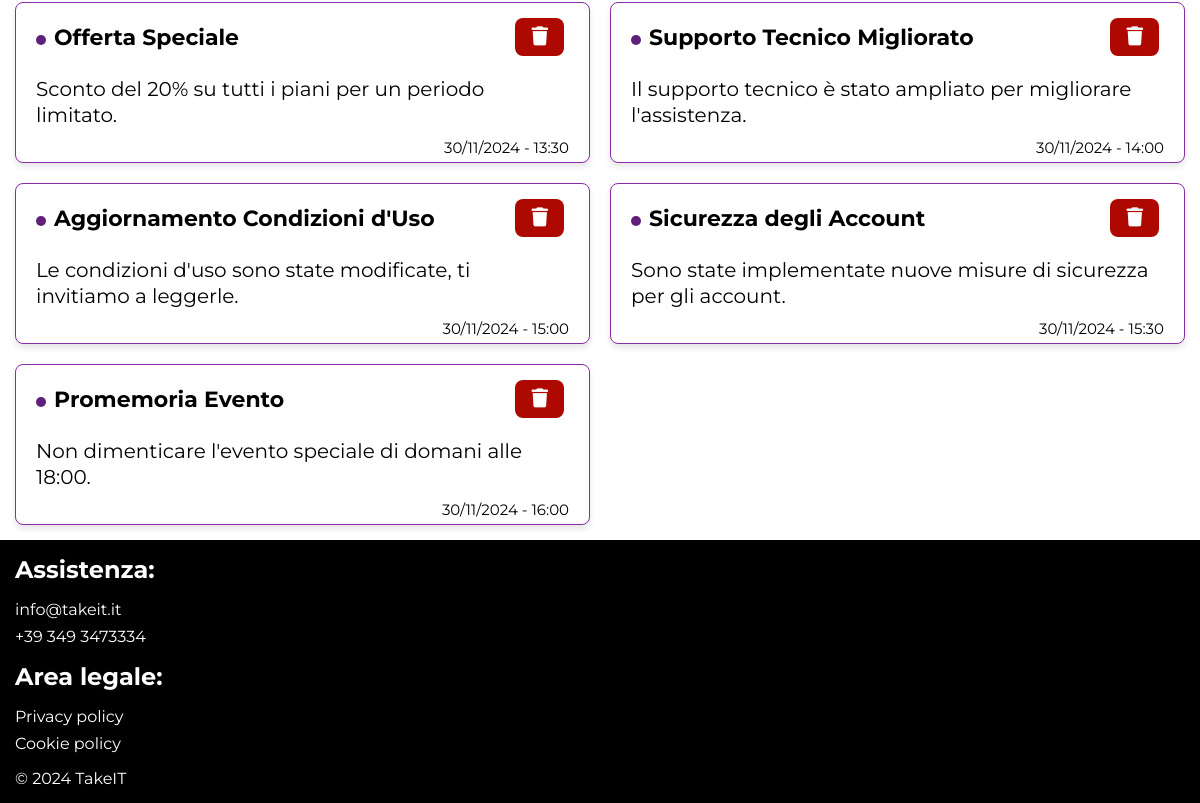
/TakeIT/notifiche.php (signed in, lower part), run on an earlier commit of the app's database.
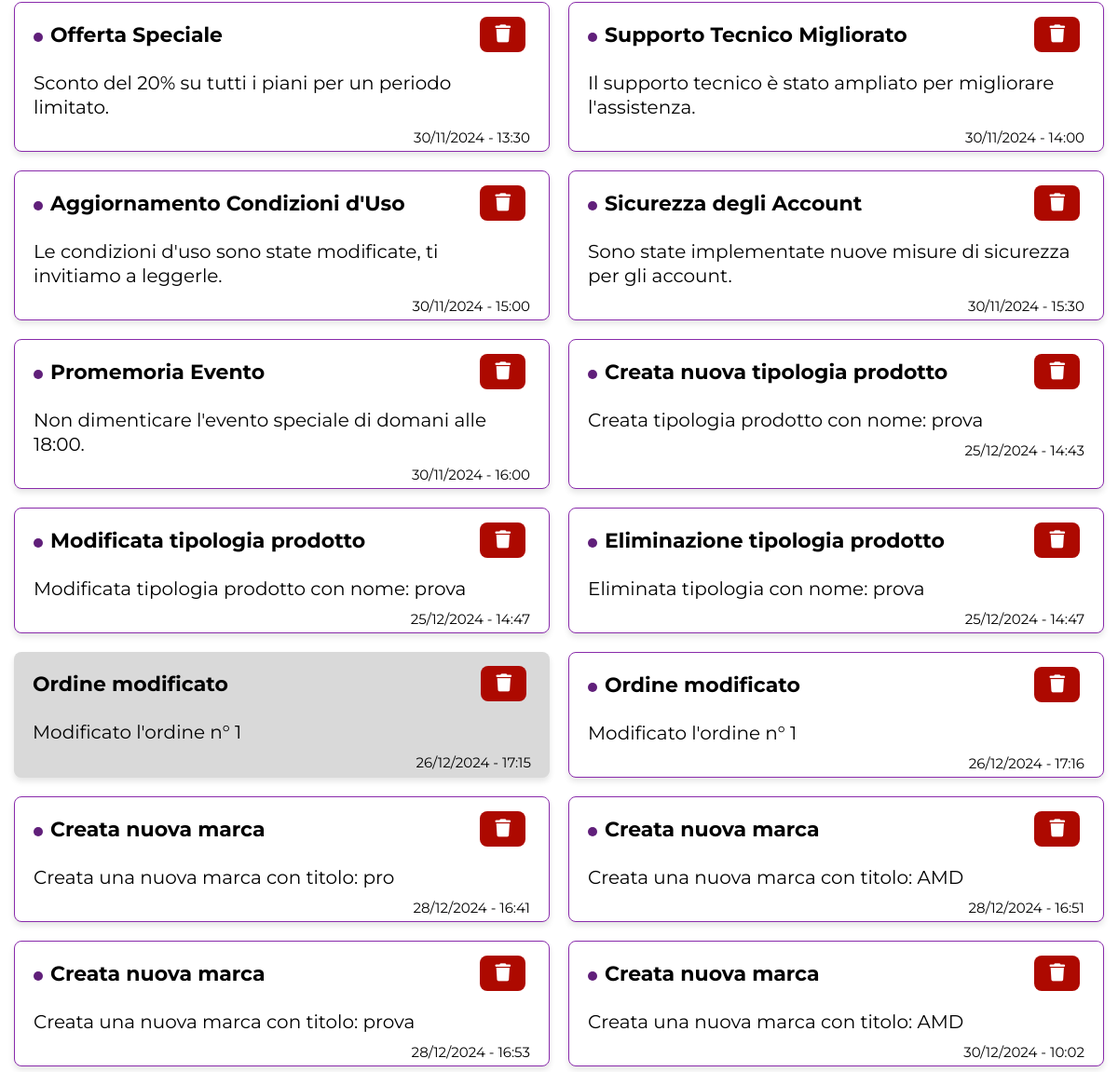
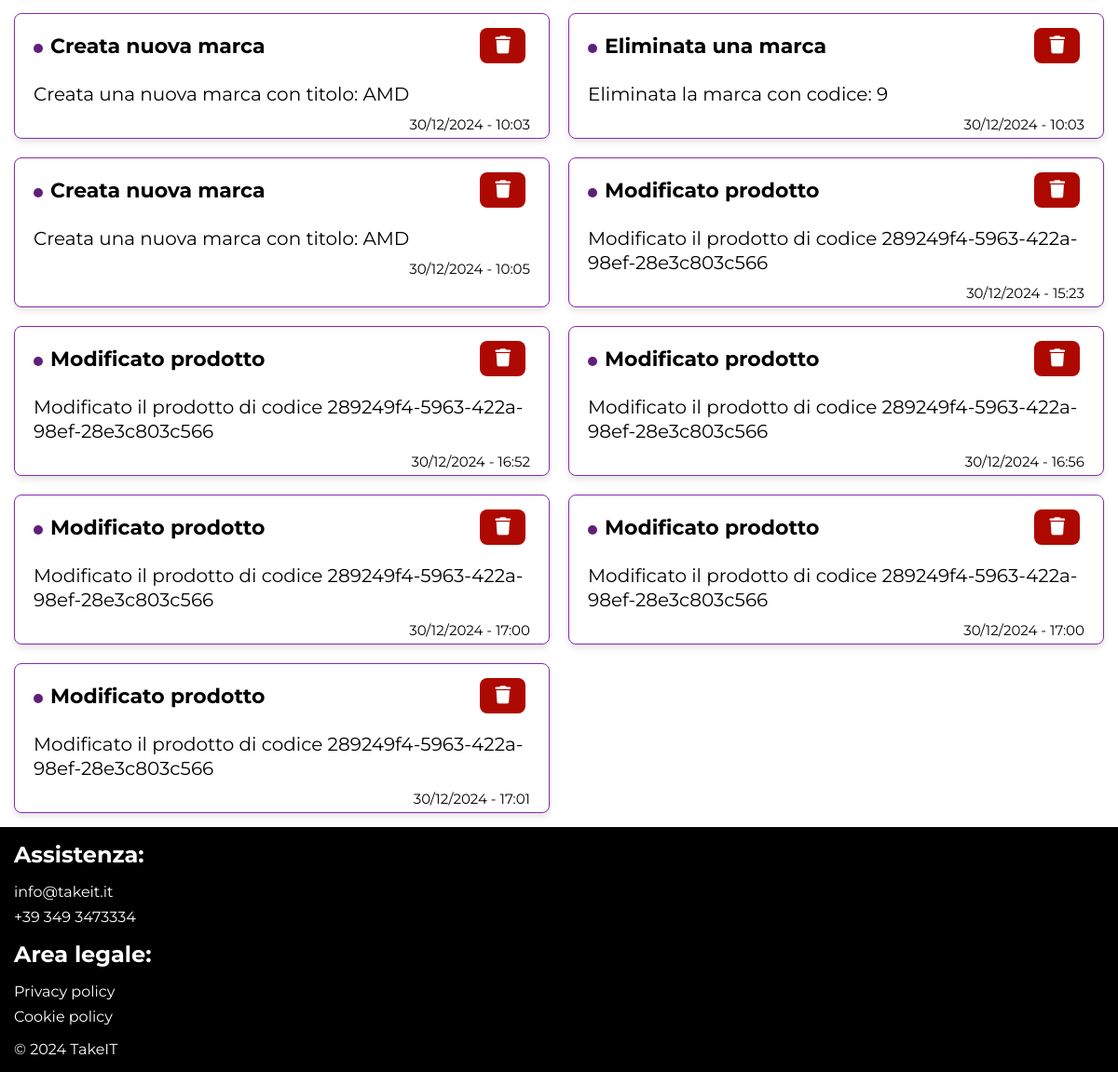
And on a later commit of the database (2 pictures, top to bottom).
### tables this page shows
CREATE TABLE `notifica` (
  `codice` int(11) NOT NULL,
  `titolo` varchar(255) NOT NULL,
  `contenuto` text NOT NULL,
  `letta` tinyint(1) DEFAULT 0,
  `dataOraCreazione` datetime NOT NULL,
  `utenteEmail` varchar(255) NOT NULL,
  `tipologia` varchar(255) NOT NULL
);

### TakeIT/utils/functions.php (called while the page is built, shortened)
<?php
function utenteLoggato(){
    return isset($_SESSION["email"]);
}
?>

### TakeIT/db/database.php (called while the page is built, shortened)
<?php
class DatabaseHelper{
    private $db;
    public function __construct($servername, $username, $password, $dbname){
        $this->db = new mysqli($servername, $username, $password, $dbname);
    }
    public function getNotificheUtente($email_utente){
        $stmt = $this->db->prepare("SELECT * FROM notifica WHERE utenteEmail = ?");
        $stmt->bind_param('s',$email_utente);
        $stmt->execute();
        $result = $stmt->get_result();
        return $result->fetch_all(MYSQLI_ASSOC);
    }
}
?>

### TakeIT/bootstrap.php (called while the page is built, shortened)
<?php
require_once("utils/functions.php");
require_once("db/database.php");
$dbh = new DatabaseHelper("localhost", "root", "Burberino!202021", "ecommerce_tw");
?>

### TakeIT/template/centro-notifiche.php (the view, shortened to what this page needs)
    <?php if(count($templateParams["notifiche"]) == 0): ?>
        <article>
            <p>Non ci sono notifiche</p>
        </article>
    <?php else:
        $notifiche = $templateParams["notifiche"];
        ?>
<section>
    <?php foreach($notifiche as $notifica):
        $contenuto = $notifica["contenuto"];
    ?>
        <article data-codice-notifica="<?php echo $notifica['codice'] ?>" data-notifica-letta="<?php echo $notifica['letta'] ? 'true' : 'false'; ?>" onclick="segnaComeLetta(this)">
            <header>
                <h3><?php echo $notifica["titolo"] ?></h3>
                <button type="button" aria-label="Elimina questa notifica" onclick="eliminaNotifica(<?php echo $notifica['codice']; ?>)">
                    <span aria-hidden="true" class="fa-solid fa-trash"></span>
                </button>
            </header>
            <p>
                <?php echo substr($contenuto, 0, 100); ?>
            </p>
            <footer>
                <time datetime="<?php echo date('c', strtotime($notifica['dataOraCreazione'])); ?>">
                    <?php echo date('d/m/Y - H:i', strtotime($notifica['dataOraCreazione'])); ?>
                </time>
            </footer>
        </article>
    <?php endforeach; ?>
</section>
<?php endif; ?>

### TakeIT/notifiche.php (shortened to what this page needs)
<?php
require_once 'bootstrap.php';
if(utenteLoggato()) {
	$templateParams["titolo"] = "TakeIT - Notifiche";
	$templateParams["nome"] = "centro-notifiche.php";
    $templateParams["css"] = "notifiche.css";
	$templateParams["notifiche"] = $dbh->getNotificheUtente($_SESSION['email']);
	require_once 'template/base.php';
} else {
	header("Location: login.php");
}
?>

### TakeIT/template/base.php (shortened to what this page needs)
<!DOCTYPE html>
<html lang="it" xml:lang="it">
	<head>
		<link rel="stylesheet" type="text/css" href="./css/system.css" />
		<link rel="stylesheet" type="text/css" href="./css/style.css" />
		<?php if(isset($templateParams["css"])): ?>
            <link rel="stylesheet" type="text/css" href="./css/<?php echo $templateParams["css"]; ?>" />
        <?php endif; ?>
	</head>
	<body>
		<main>
			<?php
			if(isset($templateParams["nome"])){
				require($templateParams["nome"]);
			}
			?>
		</main>
		<?php include_once 'footer.php'; ?>
	</body>
</html>

### TakeIT/template/footer.php
<footer>
	<section>
		<h2>Assistenza:</h2>
		<ul>
			<li><a href="mailto:info@takeit.it" aria-label="Email di supporto">info@takeit.it</a></li>
			<li><a href="tel:+393493473334" aria-label="Numero di telefono di supporto">+39 349 3473334</a></li>
		</ul>
	</section>
	<section>
		<h2>Area legale:</h2>
		<ul>
			<li><a href="privacy.php" aria-label="Informativa sulla privacy">Privacy policy</a></li>
			<li><a href="cookie.php" aria-label="Informativa sui cookie">Cookie policy</a></li>
		</ul>
	</section>
	<p>© 2024 TakeIT</p>
</footer>

### TakeIT/css/system.css (style rules this page uses)
:root { --color-primary-300: #892BAB; --color-primary-500: #6E238A; --color-primary-700: #601F7A; --color-error: #AD0900; --color-error-dark: #850700; --color-dark-gray: #B8B8B8; --color-light-gray: #F5F5F5; --color-gray: #D9D9D9; --color-success: #2C6426; --color-success-dark: #255520; }
html { scroll-behavior: smooth; }
body, h1, h2, a, p, input, button { margin: 0; padding: 0; }
body { font-family: "Montserrat", sans-serif; color: #000000; background-color: #ffffff; }
body > footer { text-align: left; padding: 15px; background-color: #000; font-size: 16px; color: #ffffff; }
body > footer ul { list-style: none; padding: 0; margin: 16px 0; }
body > footer h2 { font-size: 24px; }
body > footer ul li { margin: 8px 0; }
body > footer a { text-decoration: none; color: #ffffff; }

### TakeIT/css/style.css (style rules this page uses)
main { background-color: #fff; margin: 15px; box-sizing: border-box; }

### TakeIT/css/notifiche.css (style rules this page uses)
header button { background-color: #FFFFFF; border: 2px solid var(--color-primary-300); color: var(--color-primary-300); padding: 8px 16px; margin: 10px 5px; border-radius: 8px; font-size: 16px; cursor: pointer; transition: all 0.3s ease; font-weight: 600; }
article { background-color: #ffffff; border: 1px solid var(--color-primary-300); border-radius: 8px; margin: 20px 0px; padding: 5px 20px; box-shadow: 0 4px 6px rgba(0, 0, 0, 0.1); }
article > header { display: flex; justify-content: space-between; align-items: center; margin-bottom: 10px; }
article > header > h3 { font-size: 19px; color: #000000; margin: 0; }
article > p { font-size: 16px; color: #000000; margin: 10px 0; line-height: 24px; }
article > footer { display: flex; justify-content: flex-end; font-size: 10px; }
article > header > button { background-color: var(--color-error); border: none; color: #FFFFFF; font-size: 19px; cursor: pointer; transition: transform 0.3s ease; }
article[data-notifica-letta="true"] { background-color: var(--color-gray); border: 0px; color: #000000; }
article[data-notifica-letta="false"] h3::before { content: ''; display: inline-block; width: 10px; height: 10px; background-color: var(--color-primary-700); border-radius: 50%; margin-right: 8px; }
@media (min-width: 768px) { main > section { display: grid; grid-template-columns: repeat(2, 1fr); gap: 20px; } }
@media (min-width: 768px) { article { margin: 0; } }
@media (min-width: 768px) { article > header > h3 { font-size: 22px; } }
@media (min-width: 768px) { article > p { font-size: 20px; line-height: 26px; } }
@media (min-width: 768px) { article > footer { font-size: 15px; } }
@media (min-width: 768px) { header button { font-size: 18px; } }

What changed in the data, as far as the page shows it:
added notifica: titolo "Creata nuova tipologia prodotto", contenuto "Creata tipologia prodotto con nome: prova", dataOraCreazione "25/12/2024 - 14:43"
added notifica: titolo "Modificata tipologia prodotto", contenuto "Modificata tipologia prodotto con nome: prova", dataOraCreazione "25/12/2024 - 14:47"
added notifica: titolo "Eliminazione tipologia prodotto", contenuto "Eliminata tipologia con nome: prova", dataOraCreazione "25/12/2024 - 14:47"
added notifica: titolo "Ordine modificato", contenuto "Modificato l'ordine n° 1", dataOraCreazione "26/12/2024 - 17:15", letta 1 (drawn)
added notifica: titolo "Ordine modificato", contenuto "Modificato l'ordine n° 1", dataOraCreazione "26/12/2024 - 17:16"
added notifica: titolo "Creata nuova marca", contenuto "Creata una nuova marca con titolo: pro", dataOraCreazione "28/12/2024 - 16:41"
added notifica: titolo "Creata nuova marca", contenuto "Creata una nuova marca con titolo: AMD", dataOraCreazione "28/12/2024 - 16:51"
added notifica: titolo "Creata nuova marca", contenuto "Creata una nuova marca con titolo: prova", dataOraCreazione "28/12/2024 - 16:53"
added notifica: titolo "Creata nuova marca", contenuto "Creata una nuova marca con titolo: AMD", dataOraCreazione "30/12/2024 - 10:02"
added notifica: titolo "Creata nuova marca", contenuto "Creata una nuova marca con titolo: AMD", dataOraCreazione "30/12/2024 - 10:03"
added notifica: titolo "Eliminata una marca", contenuto "Eliminata la marca con codice: 9", dataOraCreazione "30/12/2024 - 10:03"
added notifica: titolo "Creata nuova marca", contenuto "Creata una nuova marca con titolo: AMD", dataOraCreazione "30/12/2024 - 10:05"
added notifica: titolo "Modificato prodotto", contenuto "Modificato il prodotto di codice 289249f4-5963-422a-98ef-28e3c803c566", dataOraCreazione "30/12/2024 - 15:23"
added notifica: titolo "Modificato prodotto", contenuto "Modificato il prodotto di codice 289249f4-5963-422a-98ef-28e3c803c566", dataOraCreazione "30/12/2024 - 16:52"
added notifica: titolo "Modificato prodotto", contenuto "Modificato il prodotto di codice 289249f4-5963-422a-98ef-28e3c803c566", dataOraCreazione "30/12/2024 - 16:56"
added notifica: titolo "Modificato prodotto", contenuto "Modificato il prodotto di codice 289249f4-5963-422a-98ef-28e3c803c566", dataOraCreazione "30/12/2024 - 17:00"
added notifica: titolo "Modificato prodotto", contenuto "Modificato il prodotto di codice 289249f4-5963-422a-98ef-28e3c803c566", dataOraCreazione "30/12/2024 - 17:00"
added notifica: titolo "Modificato prodotto", contenuto "Modificato il prodotto di codice 289249f4-5963-422a-98ef-28e3c803c566", dataOraCreazione "30/12/2024 - 17:01"
